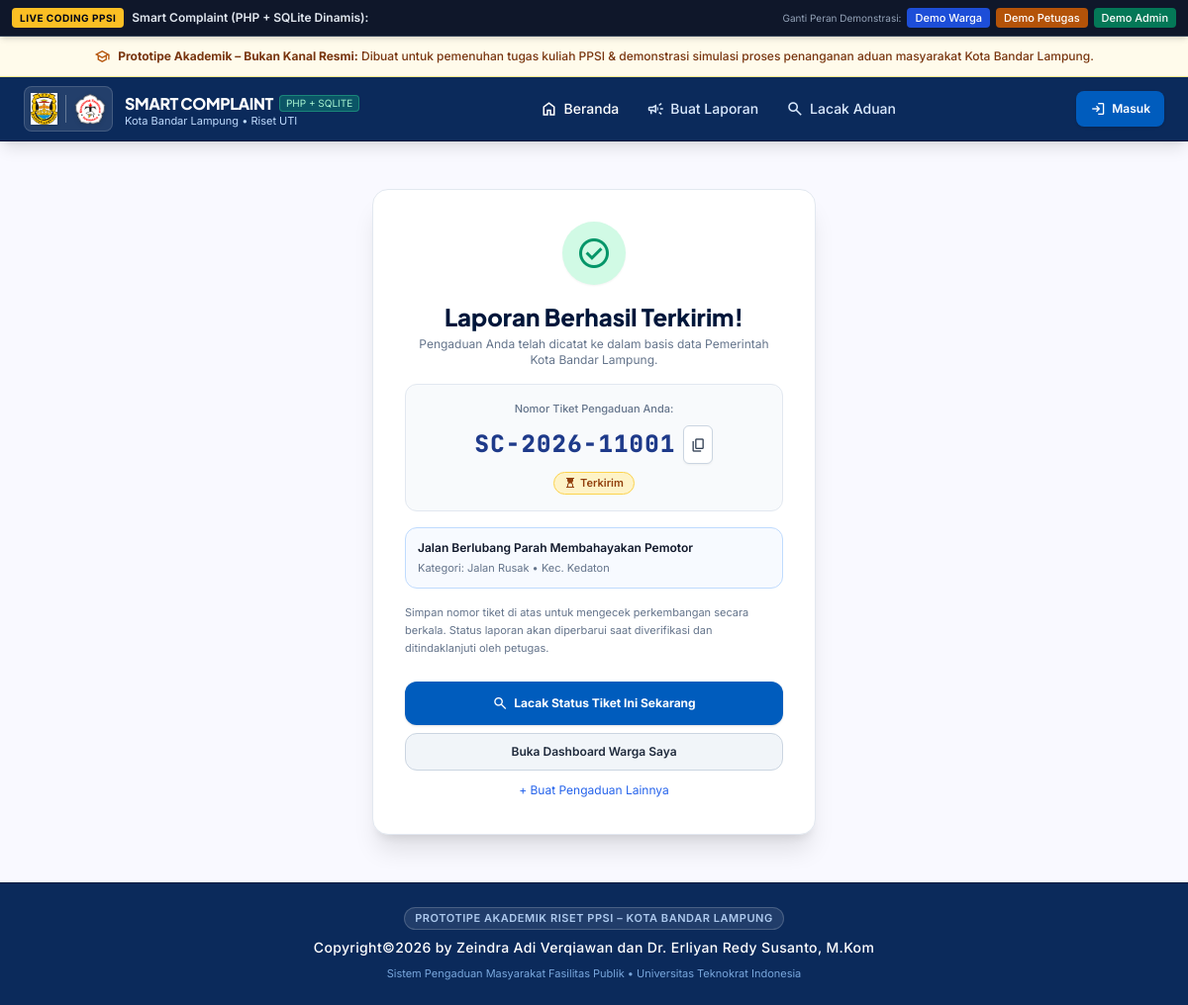
Page /konfirmasi_tiket.php?ticket=SC-2026-11001 on the committed database.
### tables this page shows
CREATE TABLE reports (
        id INTEGER PRIMARY KEY AUTOINCREMENT,
        ticket_number TEXT NOT NULL UNIQUE,
        citizen_id INTEGER NOT NULL,
        category_id INTEGER NOT NULL,
        department_id INTEGER,
        assigned_officer_id INTEGER,
        title TEXT NOT NULL,
        description TEXT NOT NULL,
        district TEXT NOT NULL, -- Kecamatan di Kota Bandar Lampung
        address TEXT,
        latitude REAL NOT NULL,
        longitude REAL NOT NULL,
        is_anonymous INTEGER DEFAULT 1,
        status TEXT NOT NULL DEFAULT 'submitted', 
        -- submitted, pending_verification, verified, assigned, in_progress, awaiting_citizen_confirmation, resolved, rejected, needs_revision, outside_area
        rejection_reason TEXT,
        revision_notes TEXT,
        photo_before TEXT,
        photo_after TEXT,
        action_notes TEXT,
        materials_used TEXT,
        citizen_rating INTEGER, -- 1-5 bintang
        citizen_feedback TEXT,
        created_at DATETIME DEFAULT CURRENT_TIMESTAMP,
        updated_at DATETIME DEFAULT CURRENT_TIMESTAMP,
        FOREIGN KEY (citizen_id) REFERENCES users(id),
        FOREIGN KEY (category_id) REFERENCES categories(id),
        FOREIGN KEY (department_id) REFERENCES departments(id),
        FOREIGN KEY (assigned_officer_id) REFERENCES users(id)
    );

CREATE TABLE categories (
        id INTEGER PRIMARY KEY AUTOINCREMENT,
        name TEXT NOT NULL,
        icon TEXT DEFAULT 'construction',
        description TEXT,
        default_department_id INTEGER,
        is_active INTEGER DEFAULT 1,
        FOREIGN KEY (default_department_id) REFERENCES departments(id)
    );

### konfirmasi_tiket.php (the view, shortened to what this page needs)
<?php
require_once __DIR__ . '/includes/functions.php';
$pdo = getDB();
$ticket = $_GET['ticket'] ?? '';
$stmt = $pdo->prepare("SELECT r.*, c.name as category_name FROM reports r LEFT JOIN categories c ON r.category_id = c.id WHERE r.ticket_number = ? LIMIT 1");
$stmt->execute([$ticket]);
$report = $stmt->fetch();
require_once __DIR__ . '/includes/header.php';
?>
<div class="max-w-md mx-auto space-y-6 py-6 text-center">
  <div class="bg-white p-6 sm:p-8 rounded-2xl border border-slate-200 shadow-xl space-y-4">
    <div class="w-16 h-16 bg-emerald-100 text-emerald-600 rounded-full flex items-center justify-center mx-auto shadow-sm">
      <span class="material-symbols-outlined text-4xl">check_circle</span>
    </div>
    <div class="space-y-1">
      <h2 class="font-heading font-extrabold text-2xl text-[#00163a]">Laporan Berhasil Terkirim!</h2>
      <p class="text-xs text-slate-500">Pengaduan Anda telah dicatat ke dalam basis data Pemerintah Kota Bandar Lampung.</p>
    </div>
    <div class="p-4 bg-slate-50 rounded-xl border border-slate-200 space-y-2">
      <p class="text-[11px] text-slate-500 font-medium">Nomor Tiket Pengaduan Anda:</p>
      <div class="flex items-center justify-center gap-2">
        <span id="ticketDisplay" class="font-mono font-extrabold text-2xl text-blue-900 tracking-wider">
          <?= sanitize($ticket ?: 'SC-2026-11001') ?>
        </span>
        <button onclick="navigator.clipboard.writeText('<?= sanitize($ticket) ?>'); alert('Nomor tiket berhasil disalin!');" class="p-1.5 bg-white text-slate-700 hover:text-blue-600 rounded-md border border-slate-300 shadow-sm transition" title="Salin Tiket">
          <span class="material-symbols-outlined text-base">content_copy</span>
        </button>
      </div>
      <?= getStatusBadge('submitted') ?>
    </div>
    <?php if ($report): ?>
    <div class="p-3 bg-blue-50/50 rounded-xl border border-blue-200 text-left text-xs space-y-1 text-slate-700">
      <p class="font-semibold text-slate-900"><?= sanitize($report['title']) ?></p>
      <p class="text-slate-500 text-[11px]">Kategori: <?= sanitize($report['category_name']) ?> &bull; Kec. <?= sanitize($report['district']) ?></p>
    </div>
    <?php endif; ?>
    <p class="text-[11px] text-slate-500 leading-relaxed text-left">
      Simpan nomor tiket di atas untuk mengecek perkembangan secara berkala. Status laporan akan diperbarui saat diverifikasi dan ditindaklanjuti oleh petugas.
    </p>
    <div class="space-y-2 pt-2">
      <a href="lacak.php?ticket=<?= urlencode($ticket) ?>" class="w-full bg-[#005cbd] hover:bg-[#004791] text-white py-2.5 rounded-xl font-bold text-xs shadow transition flex items-center justify-center gap-1.5 block">
        <span class="material-symbols-outlined text-base">search</span>
        <span>Lacak Status Tiket Ini Sekarang</span>
      </a>
      <a href="dashboard.php" class="w-full bg-slate-100 hover:bg-slate-200 text-slate-800 py-2.5 rounded-xl font-semibold text-xs border border-slate-300 transition block">
        Buka Dashboard Warga Saya
      </a>
      <a href="lapor.php" class="w-full text-blue-600 hover:underline text-xs py-1 block">
        + Buat Pengaduan Lainnya
      </a>
    </div>
  </div>
</div>
<?php require_once __DIR__ . '/includes/footer.php'; ?>

### includes/header.php (style rules this page uses)
.material-symbols-outlined { font-variation-settings: 'FILL' 0, 'wght' 400, 'GRAD' 0, 'opsz' 24; vertical-align: middle; }

### rows in the picture
reports: title "Jalan Berlubang Parah Membahayakan Pemotor", category.name "Jalan Rusak", district "Kedaton"

### other values in the picture
$ticket ?: 'SC-2026-11001' "SC-2026-11001"
$info['label'] "Terkirim"
